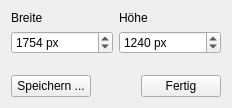
<?xml version="1.0" encoding="UTF-8"?>
<ui version="4.0">
 <class>StereogramSaveForm</class>
 <widget class="QWidget" name="StereogramSaveForm">
  <property name="windowModality">
   <enum>Qt::WindowModal</enum>
  </property>
  <property name="geometry">
   <rect>
    <x>0</x>
    <y>0</y>
    <width>232</width>
    <height>108</height>
   </rect>
  </property>
  <property name="windowTitle">
   <string>Tiefenbild speichern ...</string>
  </property>
  <layout class="QGridLayout" name="gridLayout_2">
   <item row="0" column="0">
    <layout class="QGridLayout" name="gridLayout">
     <item row="0" column="0">
      <widget class="QLabel" name="label_2">
       <property name="text">
        <string>Breite</string>
       </property>
      </widget>
     </item>
     <item row="0" column="1">
      <widget class="QLabel" name="label_3">
       <property name="text">
        <string>Höhe</string>
       </property>
      </widget>
     </item>
     <item row="1" column="0">
      <widget class="QSpinBox" name="widthSpinBox">
       <property name="suffix">
        <string> px</string>
       </property>
       <property name="minimum">
        <number>1</number>
       </property>
       <property name="maximum">
        <number>99999</number>
       </property>
       <property name="singleStep">
        <number>100</number>
       </property>
       <property name="value">
        <number>1754</number>
       </property>
      </widget>
     </item>
     <item row="1" column="1">
      <widget class="QSpinBox" name="heightSpinBox">
       <property name="suffix">
        <string> px</string>
       </property>
       <property name="minimum">
        <number>1</number>
       </property>
       <property name="maximum">
        <number>99999</number>
       </property>
       <property name="singleStep">
        <number>100</number>
       </property>
       <property name="value">
        <number>1240</number>
       </property>
      </widget>
     </item>
    </layout>
   </item>
   <item row="2" column="0">
    <layout class="QHBoxLayout" name="horizontalLayout">
     <item>
      <widget class="QPushButton" name="saveDepthImagePushButton">
       <property name="text">
        <string>Speichern ...</string>
       </property>
      </widget>
     </item>
     <item>
      <spacer name="horizontalSpacer">
       <property name="orientation">
        <enum>Qt::Horizontal</enum>
       </property>
       <property name="sizeHint" stdset="0">
        <size>
         <width>40</width>
         <height>20</height>
        </size>
       </property>
      </spacer>
     </item>
     <item>
      <widget class="QPushButton" name="finishedPushButton">
       <property name="text">
        <string>Fertig</string>
       </property>
      </widget>
     </item>
    </layout>
   </item>
   <item row="1" column="0">
    <spacer name="verticalSpacer">
     <property name="orientation">
      <enum>Qt::Vertical</enum>
     </property>
     <property name="sizeHint" stdset="0">
      <size>
       <width>20</width>
       <height>40</height>
      </size>
     </property>
    </spacer>
   </item>
  </layout>
 </widget>
 <tabstops>
  <tabstop>widthSpinBox</tabstop>
  <tabstop>heightSpinBox</tabstop>
  <tabstop>saveDepthImagePushButton</tabstop>
  <tabstop>finishedPushButton</tabstop>
 </tabstops>
 <resources/>
 <connections/>
</ui>
